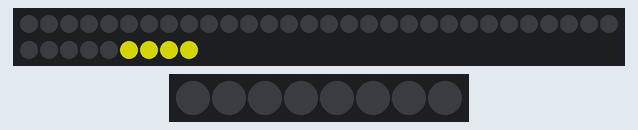
The sketch below on a simulated Arduino Uno, built with avr-gcc and run on an emulated ATmega328P. On the bench: 39 RGB LEDs in strip order, left to right, continuing on the next row, 8 RGB LEDs in strip order, left to right. Dim RGB values are drawn brighter than linear.

Above: at 0.01 s.
At 4.88 s:
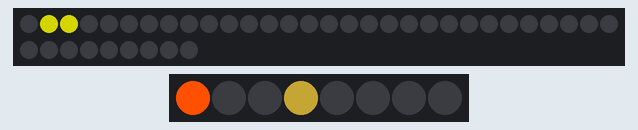
At 9.96 s:
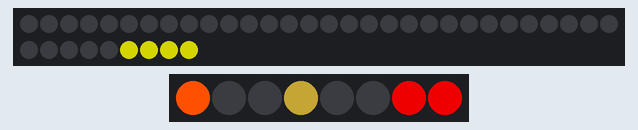
At 19.91 s:
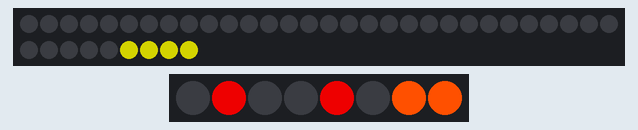
At 29.86 s:
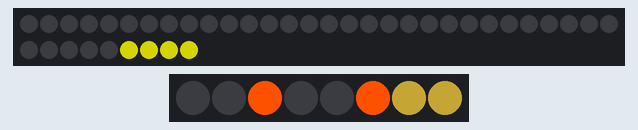
At 39.92 s:
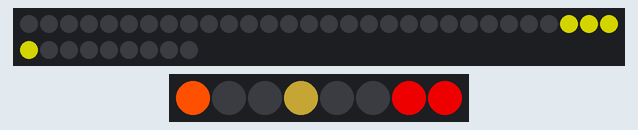
Timing chart, 0 to 40.0 s (numbered marks = the images above):
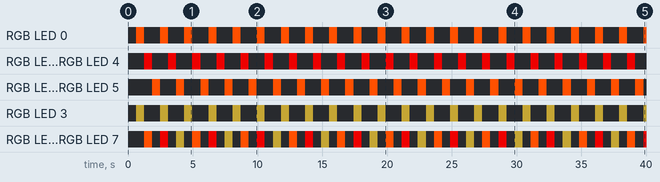

The sketch:

Chest_Lights.ino
```cpp
// Project:   Alpha 5 LED Config
// creator:   Carlos Ruiz
// Date:      8/30/2023


#include <Adafruit_NeoPixel.h>
#ifdef __AVR__
 #include <avr/power.h> // Required for 16 MHz Adafruit Trinket
#endif

// Which pin on the Arduino is connected to the NeoPixels?
#define BOLT_PIN        6
#define LIGHTS_PIN      3

// How many NeoPixels are attached to the Arduino?
#define BOLT_NUMPIXELS 39 // Lighting bolt leds
#define LIGHTS_NUMPIXELS 8 // All the other chest leds

//Custom color definition
#define YELLOW 128,128,0
#define OLYELLER 255,80,0
#define RED 200, 0, 0
#define WHITE 95,80,25

// Custom wait time
#define DELAYVAL 50 // Time (in milliseconds) to pause between pixels

// Define 2 seprate LED strings
Adafruit_NeoPixel Bolt(BOLT_NUMPIXELS, BOLT_PIN, NEO_GRB);
Adafruit_NeoPixel Lights(LIGHTS_NUMPIXELS, LIGHTS_PIN, NEO_GRB);


void setup() {
  Bolt.begin(); // INITIALIZE NeoPixel strip object (REQUIRED)
  Lights.begin(); // INITIALIZE NeoPixel strip object (REQUIRED)
}

// 2D array for lighting bolt LED strip
uint16_t bolt_arr[12][2] = {{35,4},   // Top of Lighting Bolt
                            {31,4},
                            {27,4},
                            {23,4},
                            {20,3},
                            {17,3},
                            {14,3},
                            {10,4},
                            {6,4},
                            {3,3},
                            {1,2},
                            {0,1}};   // LED index, Num LEDS per row

// Loop varibales to slow down other chest LEDs
uint16_t loop_count = 0;
uint16_t index = 0;
uint16_t bot_light_index = 0;;

void loop() {

  if (loop_count > 0){  // to slow down other leds in increments of lightning bolt flashes increase this

    loop_count = 0;     // reset buffer after overflow

    if(index > 2){      // index is used to iterate from top to bottom of chest
      index = 0;        // reset buffer
    }

    switch (index){
      case 0:
        Lights.clear();
        Lights.setPixelColor(index, Lights.Color(OLYELLER));
        Lights.setPixelColor(index + 3, Lights.Color(WHITE));
        break;
      case 1:
        Lights.clear();
        Lights.setPixelColor(index, Lights.Color(RED));
        Lights.setPixelColor(index + 3, Lights.Color(RED));
        break;
      case 2:
        Lights.clear();
        Lights.setPixelColor(index, Lights.Color(OLYELLER));
        Lights.setPixelColor(index + 3, Lights.Color(OLYELLER));
        break;
    }

    // Alternate Bottom Lights 6 and 7 between Red, White
    if(bot_light_index & index == 0 ){
      Lights.setPixelColor(6, Lights.Color(RED));
      Lights.setPixelColor(7, Lights.Color(RED));
    }

    if(bot_light_index & index==1 ){
      Lights.setPixelColor(6, Lights.Color(OLYELLER));
      Lights.setPixelColor(7, Lights.Color(OLYELLER));
    }

    if(bot_light_index & index==2 ){
      Lights.setPixelColor(6, Lights.Color(WHITE));
      Lights.setPixelColor(7, Lights.Color(WHITE));
    }

    Lights.show();
    bot_light_index ^= 1;
    index++;

  }

  loop_count++;

  for (uint16_t i = 0; i < sizeof(bolt_arr)/sizeof(bolt_arr[0]); i++){

    Bolt.clear();

    for (uint16_t z = 0; z < (bolt_arr[i][1]); z++){
      Bolt.setPixelColor(bolt_arr[i][0] + z, Bolt.Color(YELLOW));
    }

    Bolt.show();   // Send the updated pixel colors to the hardware.
    delay(DELAYVAL); // Pause before next pass through loop

  }

}
```

Measured:
- by itself, RGB LED 0, RGB LED 2, RGB LED 5: alternates RGB(255, 80, 0) for 0.62 s and off for 1.2 s
- by itself, RGB LED 1, RGB LED 4: alternates RGB(200, 0, 0) for 0.62 s and off for 1.2 s
- by itself, RGB LED 3: alternates RGB(95, 80, 25) for 0.62 s and off for 1.2 s
- by itself, RGB LED 6, RGB LED 7: repeats every 3.7 s: off 0.62 s, RGB(200, 0, 0) 0.62 s, off 0.62 s, RGB(95, 80, 25) 0.62 s, off 0.62 s, RGB(255, 80, 0) 0.62 s
